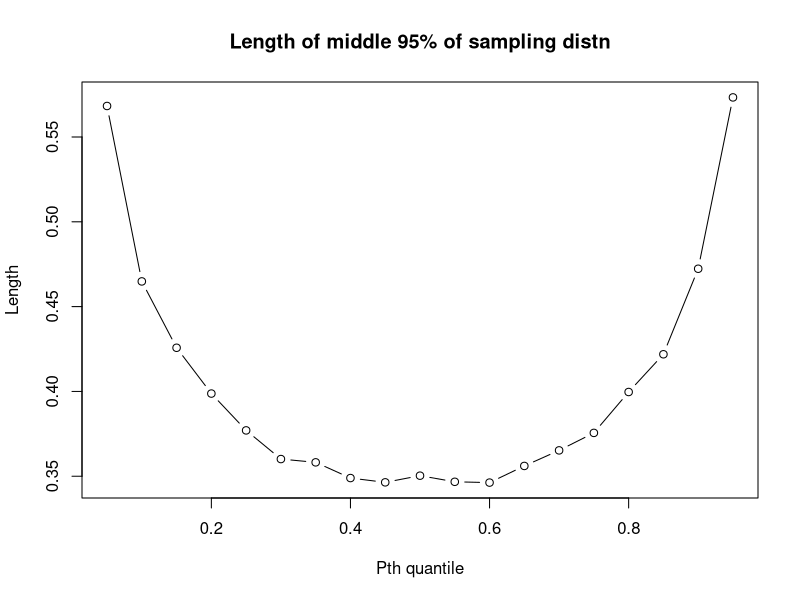
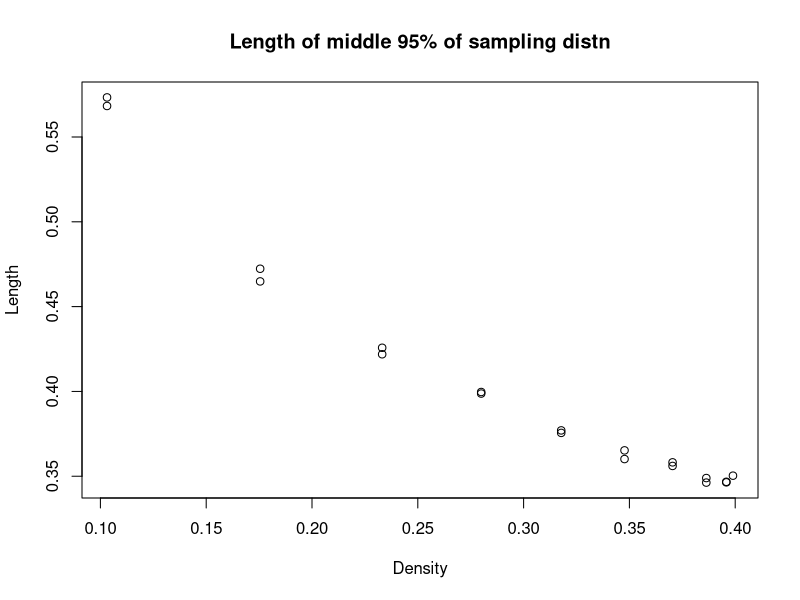
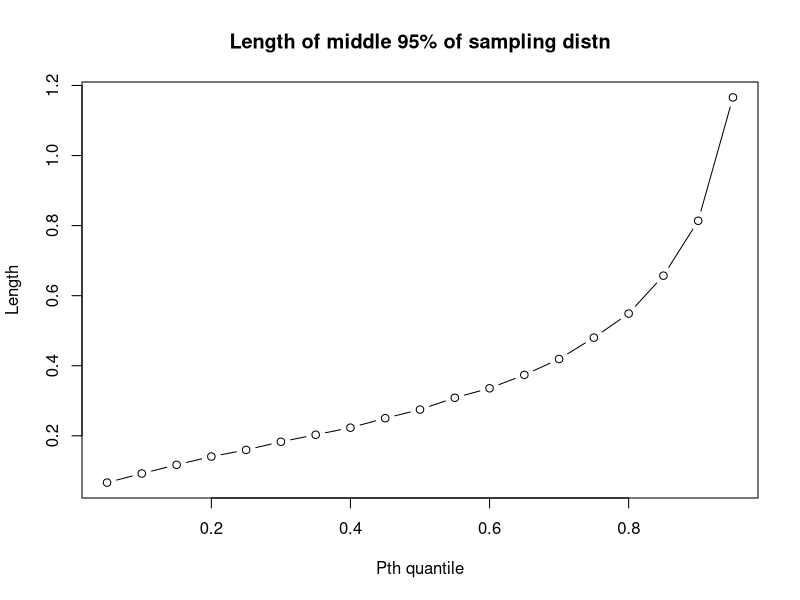
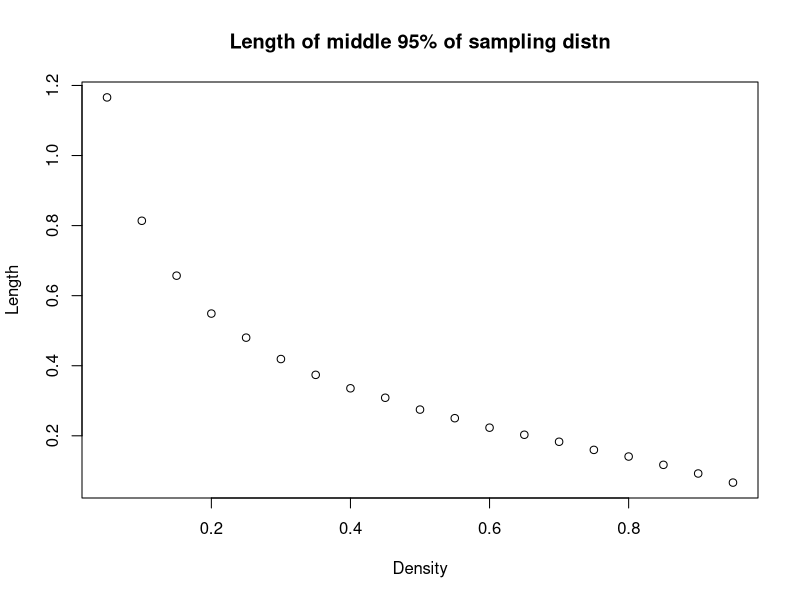

Reproduce these figures in R, in order. (Note: this script raises an error after producing the figures.)
## ---- chunk 1

mid95<-function(RFUN,QFUN,DFUN,N){
p<-seq(1:19)*0.05
l1<-rep(NA,19)
for (i in seq_along(p)){
  quantile_vector<-rep(NA,10000)
  for (j in  seq_along(quantile_vector)){
    x<-RFUN(N)
    quantile_vector[j]<-quantile(x,p[i])
  }
  l1[i]<-abs(quantile(quantile_vector,0.975)-quantile(quantile_vector,0.025))
}
df<-data.frame(p,l=l1,d=DFUN(QFUN(p)))
}

df1<-mid95(rnorm,qnorm,dnorm,200)

myplot<-function(df){
plot(x=df$p,y=df$l,xlab='Pth quantile',ylab='Length',type='b',main='Length of middle 95% of sampling distn')
plot(x=df$d,y=df$l,xlab='Density',ylab='Length',type='p',main='Length of middle 95% of sampling distn')
}

myplot(df1)

## ---- chunk 2
df2<-mid95(rexp,qexp,dexp,200)
myplot(df2)
## ---- chunk 3
rf3 <- function(N){
  G <- sample(0:2, N, replace = TRUE, prob = c(5,3,2))
  (G==0)*rnorm(N) + (G==1)*rnorm(N,4) + (G==2)*rnorm(N,-4,2)
}
pf3 <- function(x){
  .5*pnorm(x) + .3*pnorm(x,4) + .2*pnorm(x,-4,2)
}
df3 <- function(x){
  .5*dnorm(x) + .3*dnorm(x,4) + .2*dnorm(x,-4,2)
}

pfq<-function(q,p){
  pf3(q)-p
}  

qf3<-function(p){
  for (i in seq_along(p)){
p[i]<-uniroot(pfq,c(-2000,20000),p=p[i]) [[1]] 
  }
  p
}


df_3


df_3<-mid95(rf3,qf3,df3,200)
myplot(df_3)

## ---- chunk 4
rf4 <- function(N){
  G <- sample(0:1, N, replace = TRUE)
  (G==0)*rbeta(N,5,1) + (G==1)*rbeta(N,1,5)
}
pf4 <- function(x){
  .5*pbeta(x,5,1) + .5*pbeta(x,1,5) 
}
df4<-function(N){
  .5*dbeta(N,5,1) + .5*dbeta(N,1,5) 
}
pfq4<-function(q,p){
  pf4(q)-p
}  
qf4<-function(p){
  for (i in seq_along(p)){
  p[i]<-uniroot(pfq4,c(-2000,20000),p=p[i]) [[1]] 
  }
  p 
}



df_4<-mid95(rf4,qf4,df4,200)
myplot(df_4)
## ---- chunk 5
library(tidyverse)
findhp<-function(df){
  op1<-df %>% 
  arrange(by=l)
  op1$p[[1]]
}
findlp<-function(df){
  op1<-df %>% 
  arrange(by=l)
  op1$p[[19]]
}
findst<-function(df){
  op1<-df %>% 
  arrange(by=l)
  op1$l[[1]]
}

dis<-c('standard normal distribution','exponential distribution','mixture distribution 1','mixture distribution2')
hp<-c(findhp(df1),findhp(df2),findhp(df_3),findhp(df_4))
lp<-c(findlp(df1),findlp(df2),findlp(df_3),findlp(df_4))
st<-c(findst(df1),findst(df2),findst(df_3),findst(df_4))

summa<-data.frame(dis=dis,hp=hp,lp=lp,tsd=hp,st=st)
names(summa)<-c('distribution','pth quantile with higher precision','pth quantile with lower precision','pth quantile with tightest sampling distribution','shortest length')
summa
## ---- chunk 6
df5<-mid95(rnorm,qnorm,dnorm,400)
df6<-mid95(rnorm,qnorm,dnorm,800)
df7<-mid95(rnorm,qnorm,dnorm,1600)
## ---- chunk 7
lens<-list(df1$l,df5$l,df6$l,df7$l)
plot.new()
plot.window(xlim=c(0,1.15),ylim=range(purrr::flatten(lens)))
for(j in 1:4){
  lines(df1$p,lens[[j]],type="b",pch=16,col=j,lwd=3)
  text(x=df1$p[1],y=lens[[j]][1],labels=j*200,pos=2)
}
axis(1) # second is the position. the third is the label
axis(2)
legend(1, 0.55, 2^(1:4)*100, cex=0.8, col=c(1,2,3,4), pch=21:22, lty=1:2, bg="white", title="size", title.col="black") 
box()
title(xlab = parse(text = "P[th]~quantile"), ylab = 'length', line = 2)
